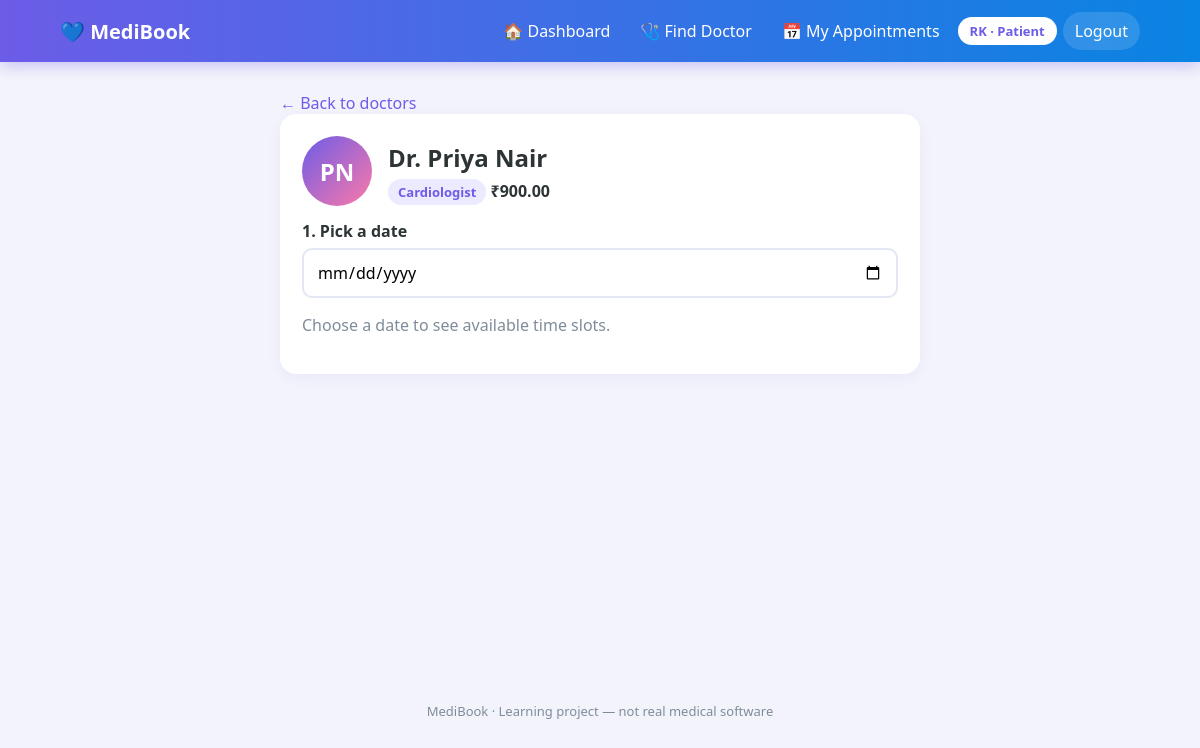
The page /book_appointment.php?doctor=2 (signed in) on the database its author committed.
### tables this page shows
CREATE TABLE doctors (
    id INT AUTO_INCREMENT PRIMARY KEY,
    user_id INT NOT NULL UNIQUE,
    specialization_id INT NOT NULL,
    qualification VARCHAR(150) NOT NULL,
    experience INT DEFAULT 0,
    fee DECIMAL(10,2) DEFAULT 0,
    FOREIGN KEY (user_id) REFERENCES users(id) ON DELETE CASCADE,
    FOREIGN KEY (specialization_id) REFERENCES specializations(id) ON DELETE RESTRICT
);

CREATE TABLE users (
    id INT AUTO_INCREMENT PRIMARY KEY,
    name VARCHAR(100) NOT NULL,
    email VARCHAR(120) NOT NULL UNIQUE,
    password VARCHAR(255) NOT NULL,
    role ENUM('admin','doctor','patient') NOT NULL,
    created_at TIMESTAMP DEFAULT CURRENT_TIMESTAMP
);

CREATE TABLE specializations (
    id INT AUTO_INCREMENT PRIMARY KEY,
    name VARCHAR(100) NOT NULL UNIQUE
);

### includes/config.php (called while the page is built, shortened)
<?php
function e(?string $v): string { return htmlspecialchars($v ?? '', ENT_QUOTES, 'UTF-8'); }
function initials(string $name): string {
    $name = preg_replace('/^Dr\.?\s*/i', '', $name);
    $p = preg_split('/\s+/', trim($name));
    return strtoupper(substr($p[0], 0, 1) . (isset($p[1]) ? substr($p[1], 0, 1) : ''));
}

### book_appointment.php (the view, shortened to what this page needs)
<?php
require_once 'includes/config.php';
$doctorId = (int)($_GET['doctor'] ?? $_POST['doctor'] ?? 0);
$stmt = $pdo->prepare('SELECT d.*, u.name, s.name AS specialization FROM doctors d JOIN users u ON u.id=d.user_id JOIN specializations s ON s.id=d.specialization_id WHERE d.id=?');
$stmt->execute([$doctorId]); $doctor = $stmt->fetch();
$today = date('Y-m-d');
$date = $_GET['date'] ?? $_POST['date'] ?? '';
$booked = [];
$slots = []; for ($m = 9*60; $m < 17*60; $m += 30) $slots[] = sprintf('%02d:%02d', intdiv($m,60), $m%60);
require 'includes/header.php';
?>
<div class="narrow">
<a href="doctors.php">← Back to doctors</a>
<div class="card book">
  <div class="doc-head"><div class="avatar"><?= e(initials($doctor['name'])) ?></div>
    <div><h2><?= e($doctor['name']) ?></h2><span class="tag"><?= e($doctor['specialization']) ?></span> <strong>₹<?= number_format((float)$doctor['fee'],2) ?></strong></div></div>
  <form method="post">
    <label>1. Pick a date</label>
    <input type="date" name="date" min="<?= $today ?>" value="<?= e($date) ?>" data-reload-date required>
    <?php if ($date >= $today && $date !== ''): ?>
      <label>2. Pick a time</label>
      <div class="slots">
        <?php foreach ($slots as $t): $taken = in_array($t, $booked, true); ?>
          <label class="slot <?= $taken ? 'taken' : '' ?>"><input type="radio" name="time" value="<?= $t ?>" <?= $taken ? 'disabled' : 'required' ?>><span><?= $t ?></span></label>
        <?php endforeach; ?>
      </div>
      <label>3. Reason (optional)</label><textarea name="reason" maxlength="255" placeholder="e.g. fever since 2 days"></textarea>
      <button class="btn-block">Confirm Appointment ✅</button>
    <?php else: ?><p class="muted">Choose a date to see available time slots.</p><?php endif; ?>
  </form>
</div></div>
<?php require 'includes/footer.php'; ?>

### assets/css/style.css (style rules this page uses)
:root { --primary:#6c5ce7;--primary2:#0984e3;--green:#00b894;--orange:#fdcb6e;--pink:#fd79a8;--red:#e17055;--bg:#f3f4fb;--text:#2d3436;--muted:#7f8c9a }
* { box-sizing:border-box }
body { margin:0;font-family:'Segoe UI',system-ui,Arial,sans-serif;background:var(--bg);color:var(--text) }
a { color:var(--primary);text-decoration:none }
.muted { color:var(--muted) }
.narrow { max-width:640px;margin:auto }
.card { background:#fff;padding:22px;border-radius:16px;box-shadow:0 4px 18px #6c5ce714;margin-bottom:20px }
label { display:block;font-weight:600;margin:14px 0 6px }
input,select,textarea { width:100%;padding:11px 13px;border:2px solid #e3e6f3;border-radius:10px;font:inherit;background:#fff;transition:.2s }
.avatar { width:70px;height:70px;border-radius:50%;margin:0 auto 10px;display:grid;place-items:center;color:#fff;font-size:24px;font-weight:800;background:linear-gradient(135deg,var(--primary),var(--pink)) }
.tag { background:#eceaff;color:var(--primary);padding:4px 10px;border-radius:20px;font-size:13px;font-weight:700 }
.doc-head { display:flex;gap:16px;align-items:center }
.doc-head .avatar { margin:0 }
.doc-head h2 { margin:0 0 6px }

### rows shown on the page
doctors: user.name "PN", user.name "Dr. Priya Nair", specialization.name "Cardiologist", fee "900.00"

### other values the page prints
$icon "🏠"
$label "Dashboard"
$icon "🩺"
$label "Find Doctor"
$icon "📅"
$label "My Appointments"
initials($_SESSION['user']['name']) "RK"
$role "Patient"
